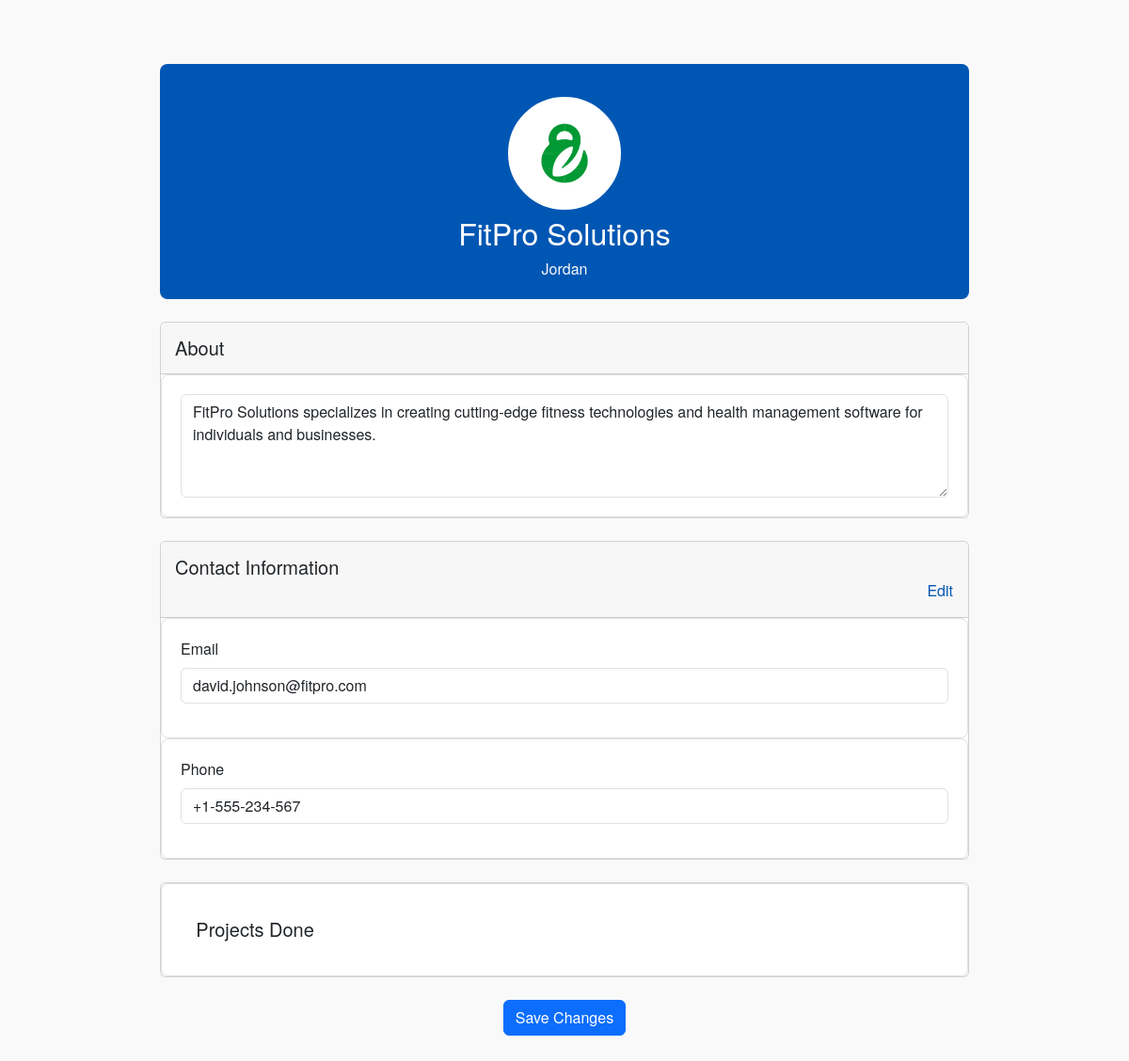
Screenshot of /profiles/freelancer/fminepro.php?proid=3 (signed in) with the database file from the repository.
### tables this page shows
CREATE TABLE user (
    id INT(11) AUTO_INCREMENT PRIMARY KEY,
    name VARCHAR(25) NOT NULL,
    username VARCHAR(30) NOT NULL,
    email VARCHAR(30) NOT NULL,
    phone VARCHAR(100) NOT NULL,
    password VARCHAR(30) NOT NULL,
    country VARCHAR(30) NOT NULL,
    role INT(11) NOT NULL,
    link VARCHAR(500) NOT NULL,
    description TEXT NOT NULL,
    profilepic  VARCHAR(100) DEFAULT 'default.jpg',
    FOREIGN KEY (role) REFERENCES role(id) ON DELETE CASCADE ON UPDATE CASCADE
);

### profiles/freelancer/fminepro.php (the view, shortened to what this page needs)
<link href="https://cdn.jsdelivr.net/npm/bootstrap@5.3.2/dist/css/bootstrap.min.css" rel="stylesheet">
<link rel="stylesheet" href="../profile.css">
<?php
if ($_SESSION['isLoggedin'] == 1) {
    if (isset($_GET['proid']) && !empty($_GET['proid'])) {
        require_once '../../connection.php';
        $id = $_GET['proid'];
        $query = "SELECT `id`, `name`, `username`, `email`, `phone`, `password`, `country`, `role`, `link`, `description` FROM `user` WHERE id= $id";
        $res = $conn->query($query);
        if ($res->num_rows != 1) {
            header('location:../../home.php?id='. $_SESSION['user_id'] );
        } else {
            $row = $res->fetch_assoc();
            $name = $row['name'];
            $nameParts = explode(' ', $name);
            $firstName = $nameParts[0];
        }
?>
        <div class="container mt-5">
            <div class="profile-header position-relative" style="height: 250px;">
                <div class="position-absolute top-50 start-50 translate-middle text-center edit-section">
                    <label for="profilePictureInput">
                        <img src="../images/<?= $firstName; ?>.jpg" alt="Profile Picture" class="profile-picture">
                    </label>
                </div>
                <div class="text-center mt-5 pt-5">
                    <h2 class="mt-4" id="fullName"><?= $row['name']; ?></h2>
                    <p class="mb-1 text-light"><i class="bi bi-geo-alt"></i> <span id="country"><?= $row['country']; ?></span></p>
                </div>
            </div>
            <div class="profile-content mt-4">
                <form id="editProfileForm" method="get">
                    <div class="card mb-4">
                        <div class="card-header">
                            <h5 class="mb-0">About</h5>
                        </div>
                        <div class="card-body">
                            <textarea class="form-control" name="description" id="bioInput" rows="4"><?= $row['description']; ?></textarea>
                        </div>
                    </div>
                    <div class="card mb-4">
                        <div class="card-header">
                            <h5 class="mb-0">Contact Information</h5>
                            <button type="button" class="btn btn-link p-0 float-end">Edit</button>
                        </div>
                        <div class="card-body">
                            <div class="mb-3">
                                <label for="emailInput" class="form-label">Email</label>
                                <input type="email" id="emailInput" name="email" class="form-control" value=<?= $row['email']; ?>>
                            </div>
                        </div>
                        <div class="card-body">
                            <div class="mb-3">
                                <label for="emailInput" class="form-label">Phone</label>
                                <input type="text" id="emailInput" name="phone" class="form-control" value=<?= $row['phone']; ?>>
                            </div>
                        </div>
                    </div>
                    <div class="card mb-4">
                        <div class="card-body">
                            <h5 class="card-title" style="margin: 2%;">Projects Done</h5>
                        </div>
                    </div>
                    <div class="text-center">
                        <button type="submit" class="btn btn-primary">Save Changes</button>
                    </div>
                </form>
            </div>
        </div>
<?php
    }
} else {
    header('location:../../index.php');
}
?>

### profiles/profile.css (style rules this page uses)
.profile-header { background-color: #0056b3; color: white; padding: 40px 20px; border-radius: 8px; text-align: center; position: relative; margin-bottom: 20px; }
.profile-picture { width: 120px; height: 120px; object-fit: cover; border: 5px solid white; border-radius: 50%; margin-top: -60px; cursor: pointer; transition: transform 0.2s ease-in-out; background-color: white; }
.card-header { background-color: #f7f7f7; border-bottom: 1px solid #ccc; padding: 15px; }
.card-body { padding: 20px; background-color: #ffffff; border: 1px solid #e0e0e0; border-radius: 8px; }
.btn-link { color: #0056b3; text-decoration: none; }
.container { max-width: 900px; margin: auto; padding: 20px; }

### rows the page displays
user: name "FitPro Solutions", country "Jordan", description "FitPro Solutions specializes in creating cutting-edge fitness technologies and health management software for individuals and businesses.", email "david.johnson@fitpro.com", phone "+1-555-234-567"
